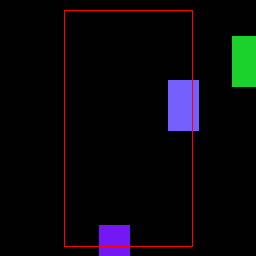
#> input picture detection/resource/fake_img.png, 256 x 256 px, found by its file name
$ python extraction2.py
#> lines starting #> are read from the running program, lines starting #| are printed output that depends on the picture; after the words box and inside, x2 and y2 are one past the last pixel; in counts of white or black regions, pixels touching at a corner belong together
import math

import cv2
import numpy as np
import matplotlib.pyplot as plt
from PIL import Image


# 生成高斯核
def gaussian_create():
    sigma1 = sigma2 = 1
    gaussian_sum = 0
    g = np.zeros([3, 3])
    for i in range(3):
        for j in range(3):
            g[i, j] = math.exp(-1 / 2 * (np.square(i - 1) / np.square(sigma1)
                                         + (np.square(j - 1) / np.square(sigma2)))) / (
                              2 * math.pi * sigma1 * sigma2)
            gaussian_sum = gaussian_sum + g[i, j]
    g = g / gaussian_sum  # 归一化
    return g


# 产生灰度图
def gray_fuc(rgb):
    return  cv2.cvtColor(rgb, cv2.COLOR_BGR2GRAY)
    #return np.dot(rgb[..., :3], [0.299, 0.587, 0.114])


# 高斯卷积
def gaussian_blur(gray_img, g):

    # gray_img:灰度图
    # g:高斯核
    gray_img = np.pad(gray_img, ((1, 1), (1, 1)), constant_values=0)  # 填充
    h, w = gray_img.shape
    new_gray_img = np.zeros([h - 2, w - 2])
    for i in range(h - 2):
        for j in range(w - 2):
            new_gray_img[i, j] = np.sum(gray_img[i:i + 3, j:j + 3] * g)
    return new_gray_img


# 求高斯偏导
def partial_derivative(new_gray_img):

    # new_gray_img:高斯卷积后的灰度图
    new_gray_img = np.pad(new_gray_img, ((0, 1), (0, 1)), constant_values=0)  # 填充
    h, w = new_gray_img.shape
    dx_gray = np.zeros([h - 1, w - 1])  # 用来存储x方向偏导
    dy_gray = np.zeros([h - 1, w - 1])  # 用来存储y方向偏导
    df_gray = np.zeros([h - 1, w - 1])  # 用来存储梯度强度
    for i in range(h - 1):
        for j in range(w - 1):
            dx_gray[i, j] = new_gray_img[i, j + 1] - new_gray_img[i, j]
            dy_gray[i, j] = new_gray_img[i + 1, j] - new_gray_img[i, j]
            df_gray[i, j] = np.sqrt(np.square(dx_gray[i, j]) + np.square(dy_gray[i, j]))
    return dx_gray, dy_gray, df_gray


# 非极大值抑制
def non_maximum_suppression(dx_gray, dy_gray, df_gray):
    # dx_gray:x方向梯度矩阵
    # dy_gray:y方向梯度矩阵
    # df_gray:梯度强度矩阵

    df_gray = np.pad(df_gray, ((1, 1), (1, 1)), constant_values=0)  # 填充
    h, w = df_gray.shape
    for i in range(1, h - 1):
        for j in range(1, w - 1):
            if df_gray[i, j] != 0:
                gx = math.fabs(dx_gray[i - 1, j - 1])
                gy = math.fabs(dy_gray[i - 1, j - 1])
                if gx > gy:
                    weight = gy / gx
                    grad1 = df_gray[i + 1, j]
                    grad2 = df_gray[i - 1, j]
                    if gx * gy > 0:
                        grad3 = df_gray[i + 1, j + 1]
                        grad4 = df_gray[i - 1, j - 1]
                    else:
                        grad3 = df_gray[i + 1, j - 1]
                        grad4 = df_gray[i - 1, j + 1]
                else:
                    weight = gx / gy
                    grad1 = df_gray[i, j + 1]
                    grad2 = df_gray[i, j - 1]
                    if gx * gy > 0:
                        grad3 = df_gray[i + 1, j + 1]
                        grad4 = df_gray[i - 1, j - 1]
                    else:
                        grad3 = df_gray[i + 1, j - 1]
                        grad4 = df_gray[i - 1, j + 1]
                t1 = weight * grad1 + (1 - weight) * grad3
                t2 = weight * grad2 + (1 - weight) * grad4
                if df_gray[i, j] > t1 and df_gray[i, j] > t2:
                    df_gray[i, j] = df_gray[i, j]
                else:
                    df_gray[i, j] = 0
    return df_gray


# 双阈值过滤
def double_threshold(df_gray, low, high):

    # df_gray:梯度强度矩阵
    # low:低阈值
    # high:高阈值

    h, w = df_gray.shape
    for i in range(1, h - 1):
        for j in range(1, w - 1):
            if df_gray[i, j] < low:
                df_gray[i, j] = 0
            elif df_gray[i, j] > high:
                df_gray[i, j] = 1
            elif (df_gray[i, j - 1] > high) or (df_gray[i - 1, j - 1] > high) or (
                    df_gray[i + 1, j - 1] > high) or (df_gray[i - 1, j] > high) or (df_gray[i + 1, j] > high) or (
                    df_gray[i - 1, j + 1] > high) or (df_gray[i, j + 1] > high) or (df_gray[i + 1, j + 1] > high):
                df_gray[i, j] = 1
            else:
                df_gray[i, j] = 0
    return df_gray


if __name__ == '__main__':
    # 读取图像
    img = plt.imread('test/fake_img.png',0)
#> img is the input picture: shape (256, 256, 3) float32; mean R, G, B 0.0338, 0.029, 0.0435
    # 生成高斯核
    gaussian = gaussian_create()
    # 生成灰度图
    gray = gray_fuc(img)
#> in gray_fuc, `return  cv2.cvtColor(rgb, cv2.COLOR_BGR2GRAY)`:
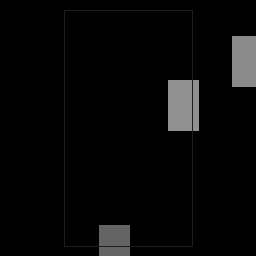
#> returned value: shape (256, 256) float32; min 0.00392, max 0.568, mean 0.0339
    # 高斯卷积
    new_gray = gaussian_blur(gray, gaussian)
    # 求偏导
    d = partial_derivative(new_gray)
#> after the loop in partial_derivative, `for i in range(h - 1):`:
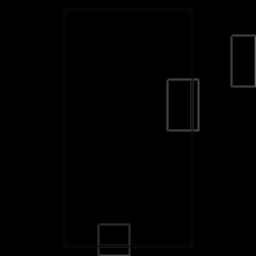
#> df_gray: shape (256, 256) float64; min 0, max 0.409, mean 0.00471
#> after the loop in partial_derivative, `for i in range(h - 1):`:
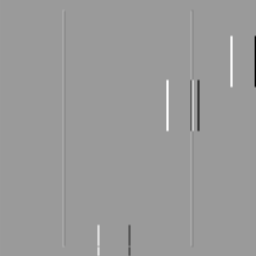
#> dx_gray: shape (256, 256) float64; min -0.395, max 0.255, mean -1.11e-05; drawn with min black and max white
#> after the loop in partial_derivative, `for i in range(h - 1):`:
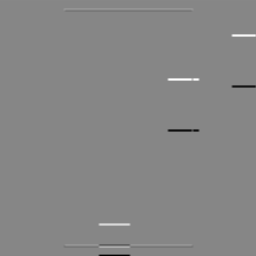
#> dy_gray: shape (256, 256) float64; min -0.285, max 0.255, mean -1.11e-05; drawn with min black and max white
    dx = d[0]
    dy = d[1]
    df = d[2]
    # 非极大值抑制
    new_df = non_maximum_suppression(dx, dy, df)
#> after the loop in non_maximum_suppression, `for i in range(1, h - 1):`:
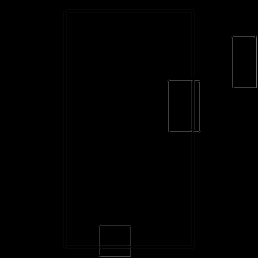
#> df_gray: shape (258, 258) float64; min 0, max 0.409, mean 0.00249
    # 双阈值过滤,并将图像转换成转化二值图
    low_threshold = 0.05 * np.max(new_df)
#> low_threshold = 0.0204
    high_threshold = 0.1 * np.max(new_df)
#> high_threshold = 0.0409
    result = double_threshold(new_df, low_threshold, high_threshold)
#> after the loop in double_threshold, `for i in range(1, h - 1):`:
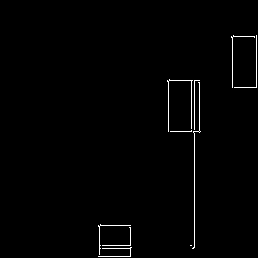
#> df_gray: shape (258, 258) float64; values 0 (black) and 1 (white), 1.1% white in thin lines or dots, all inside (x1, y1, x2, y2) = (98, 35, 257, 257)
    result = 255 * result
    result = result.astype(np.uint8)


    (cnts, _) = cv2.findContours(result.copy(), cv2.RETR_EXTERNAL, cv2.CHAIN_APPROX_SIMPLE)
#> cnts = 10 contours, all with area under 20
    print('物体区域：', cnts)
#> (printed output is left out)


    # 输出图像
    Image.fromarray(result).show()
